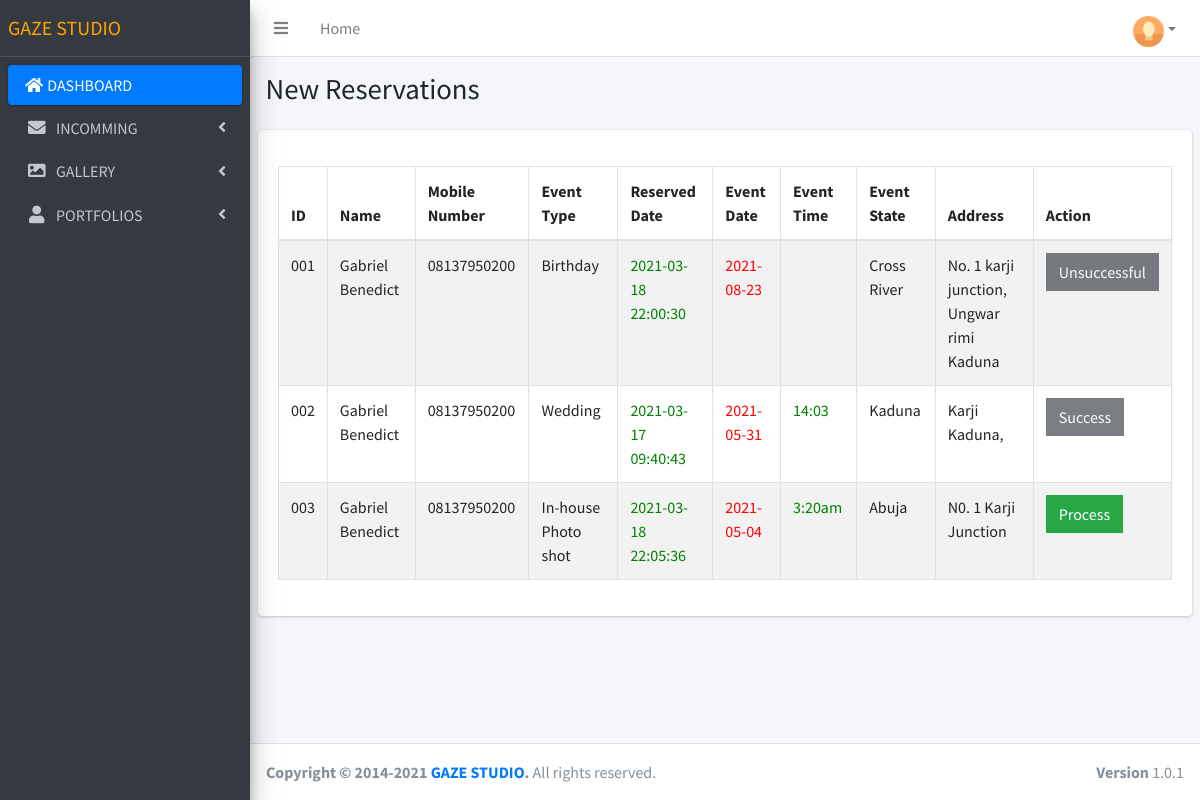
Screenshot of /pages/tables/ready_reservation.php with the database file from the repository.
### tables this page shows
CREATE TABLE `customer_reservation` (
  `transaction_id` int(3) UNSIGNED ZEROFILL NOT NULL,
  `event` varchar(50) NOT NULL,
  `date` varchar(50) NOT NULL,
  `reserved_date` timestamp NOT NULL DEFAULT current_timestamp() ON UPDATE current_timestamp(),
  `time` varchar(50) NOT NULL,
  `shot` varchar(50) NOT NULL,
  `state` varchar(50) NOT NULL,
  `address` varchar(50) NOT NULL,
  `customer_id` int(11) NOT NULL,
  `status` int(11) NOT NULL,
  `reason` varchar(200) NOT NULL
);

CREATE TABLE `signup` (
  `id` int(11) NOT NULL,
  `firstName` varchar(50) DEFAULT NULL,
  `lastName` varchar(50) DEFAULT NULL,
  `middleName` varchar(50) DEFAULT NULL,
  `gender` varchar(50) DEFAULT NULL,
  `email` varchar(50) DEFAULT NULL,
  `mobile` varchar(50) DEFAULT NULL,
  `password` varchar(50) DEFAULT NULL,
  `password_confirm` varchar(50) DEFAULT NULL
);

### pages/tables/ready_reservation.php (the view, shortened to what this page needs)
<!DOCTYPE html>
<html>
<head>
  <link rel="stylesheet" href="../../plugins/fontawesome-free/css/all.min.css">
  <link rel="stylesheet" href="https://code.ionicframework.com/ionicons/2.0.1/css/ionicons.min.css">
  <link rel="stylesheet" href="../../plugins/datatables-bs4/css/dataTables.bootstrap4.css">
  <link rel="stylesheet" href="../../dist2/css/adminlte.min.css">
</head>
<div class="wrapper">
<?php include('../../db_connect.php'); ?>
  <nav class="main-header navbar navbar-expand navbar-white navbar-light">
    <ul class="navbar-nav">
      <li class="nav-item">
        <a class="nav-link" data-widget="pushmenu" href="#"><i class="fas fa-bars"></i></a>
      </li>
      <li class="nav-item d-none d-sm-inline-block">
        <a href="../../admin-dashboard.php" class="nav-link">Home</a>
      </li>
    </ul>
<ul class="navbar-nav ml-auto">
      <li class="nav-item dropdown">
            <a class="nav-link dropdown-toggle text-muted waves-effect waves-dark pro-pic" href="" data-toggle="dropdown" aria-haspopup="true" aria-expanded="false"><img src="../../assets/images/users/1.jpg" alt="user" class="rounded-circle" width="31"></a>
      </li>
    </ul>
  </nav>
  <aside class="main-sidebar sidebar-dark-primary elevation-4">
    <a href="admin-dashboard.php" class="brand-link">
      <span class="brand-text font-weight-light" style="color: orange"><b>GAZE STUDIO</b></span>
    </a>
    <div class="sidebar">
      <nav class="mt-2">
        <ul class="nav nav-pills nav-sidebar flex-column" data-widget="treeview" role="menu" data-accordion="false">
          <li class="nav-item has-treeview menu-open">
            <a href="../../admin-dashboard.php" class="nav-link active">
              <i class="fa fa-fw fa-home"></i>
              <p>
                DASHBOARD
              </p>
            </a>
          </li>
          <li class="nav-item has-treeview">
            <a href="#" class="nav-link">
              <i class="nav-icon fas fa-envelope"></i>
              <p>
                INCOMMING
                <i class="fas fa-angle-left right"></i>
              </p>
            </a>
          </li>
          <li class="nav-item has-treeview">
            <a href="#" class="nav-link">
              <i class="fas fa-image nav-icon"></i>
              <p>
                GALLERY
                <i class="fas fa-angle-left right"></i>
              </p>
            </a>
          </li>
          <li class="nav-item has-treeview">
            <a href="#" class="nav-link">
              <i class="nav-icon fas fa-user"></i>
              <p>
                PORTFOLIOS
                <i class="fas fa-angle-left right"></i>
              </p>
            </a>
          </li>
        </ul>
      </nav>
    </div>
  </aside>
  <div class="content-wrapper">
    <section class="content-header">
      <div class="container-fluid">
        <div class="row mb-2">
          <div class="col-sm-6">
            <h1>New Reservations</h1>
          </div>
        </div>
      </div>
    </section>
    <section class="content">
      <div class="row">
        <div class="col-12">
          <div class="card">
            <div class="card-body">
              <form class="form" method="POST">
                <table id="example1" class="table table-bordered table-striped">
                    <thead>
                    <tr>
                        <th>ID</th>
                        <th>Name</th>
                        <th>Mobile Number</th>
                        <th>Event Type</th>
                        <th>Reserved Date</th>
                        <th>Event Date</th>
                        <th>Event Time</th>
                        <th>Event State</th>
                        <th>Address</th>
                        <th>Action</th>
                    </tr>
                    </thead>
                    <tbody>
                <?php
                $sql="SELECT customer_reservation.transaction_id, customer_reservation.event, customer_reservation.date, customer_reservation.time, customer_reservation.shot, customer_reservation.transaction_id, customer_reservation.status, customer_reservation.customer_id, signup.firstName, signup.lastName, signup.email, signup.mobile, customer_reservation.date, customer_reservation.reserved_date, customer_reservation.state, customer_reservation.address
              FROM customer_reservation
              INNER JOIN signup
              ON customer_reservation.customer_id = signup.id";
               $query = mysqli_query($conn, $sql) or die(mysqli_error($conn));
        while ($row = mysqli_fetch_assoc($query)) {
          ?>
                    <tr>
                      <td><?php echo $row['transaction_id']; ?></td>
                        <td><?php echo $row['firstName']; ?> <?php echo $row['lastName']; ?></td>
                        <td><?php echo $row['mobile']; ?></td>
                        <td><?php echo $row['event']; ?></td>
                        <td style="color: green"><?php echo $row['reserved_date']; ?></td>
                        <td style="color: red"><?php echo $row['date']; ?></td>
                        <td style="color: green"><?php echo $row['time']; ?></td>
                        <td><?php echo $row['state']; ?></td>
                        <td><?php echo $row['address']; ?></td>
                        <td>
                            <?php
                                if($row['status']==1){
                                    echo "<button class='btn btn-flat btn-dark' selected disabled>Success</button>";
                                }
                              elseif($row['status']==0){
                                  echo "<a href='../../process-reservation.php?id=".$row['transaction_id']."' class='btn btn-flat btn-success'> Process</a>";
                                }
                                elseif($row['status']==2){
                                    echo "<button class='btn btn-flat btn-dark' selected disabled>Unsuccessful</button>";
                                }
                                  else{
                                    echo "<button class='btn btn-flat btn-dark' selected disabled>Invalid</button>";
                                  };
                            ?>
                        </td>
                    </tr>
                <?php
                    }
                ?>
            </tbody>
         </table>
      </form>
    </div>
          </div>
        </div>
      </div>
    </section>
  </div>
  <footer class="main-footer">
    <strong>Copyright &copy; 2014-2021 <a href="http://adminlte.io">GAZE STUDIO</a>.</strong>
    All rights reserved.
    <div class="float-right d-none d-sm-inline-block">
      <b>Version</b> 1.0.1
    </div>
  </footer>
</div>
</body>
</html>

### rows the page displays
customer_reservation: transaction_id "001", customer.firstName "Gabriel", customer.lastName "Benedict", customer.mobile "08137950200", event "Birthday", reserved_date "2021-03-18 22:00:30", date "2021-08-23", state "Cross River", address "No. 1 karji junction, Ungwar rimi Kaduna", status "Unsuccessful"
customer_reservation: transaction_id "002", customer.firstName "Gabriel", customer.lastName "Benedict", customer.mobile "08137950200", event "Wedding", reserved_date "2021-03-17 09:40:43", date "2021-05-31", time "14:03", state "Kaduna", address "Karji Kaduna,", status "Success"
customer_reservation: transaction_id "003", customer.firstName "Gabriel", customer.lastName "Benedict", customer.mobile "08137950200", event "In-house Photo shot", reserved_date "2021-03-18 22:05:36", date "2021-05-04", time "3:20am", state "Abuja", address "N0. 1 Karji Junction"
